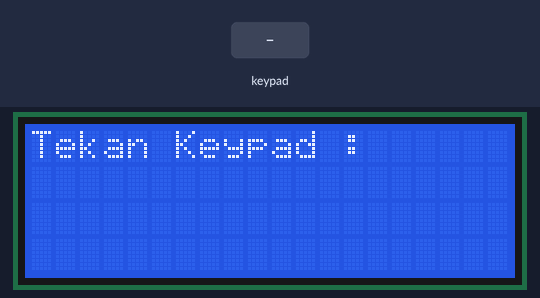
Simulated run of this sketch. Board: Arduino Uno, built with avr-gcc and run on an emulated ATmega328P. Parts: 20×4 character LCD. The inputs (shaded band) are chosen by the test bench.

Above: at 6.2 s.
6.3 s: keypad keys 9 8 7 6 # pressed 0.4 s apart
At 9.1 s:
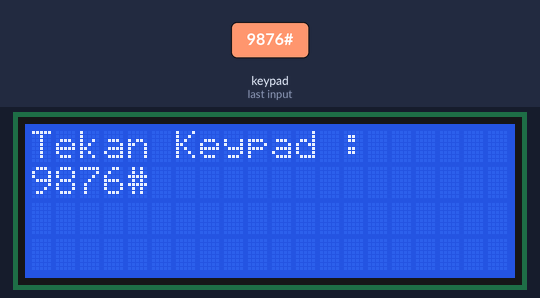
9.8 s: key 'A' pressed
At 10.6 s:
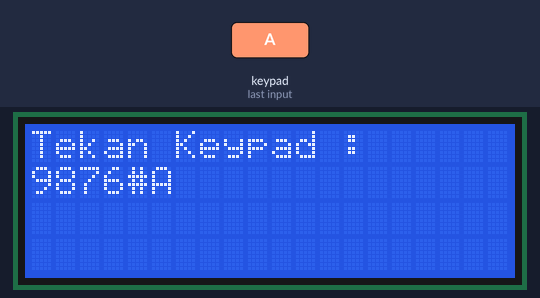
11.3 s: key 'B' pressed
At 11.6 s:
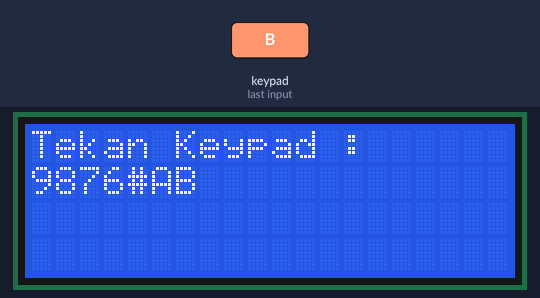
12.8 s: keypad keys 9 8 7 6 * pressed 0.4 s apart
At 15.6 s:
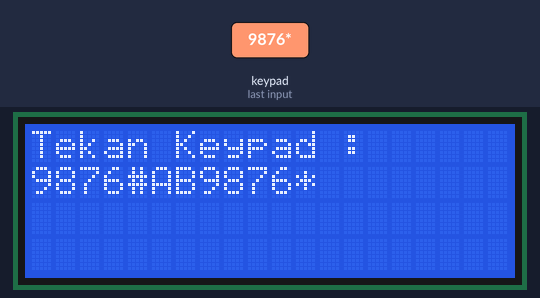
16.3 s: key 'C' pressed
17.8 s: keypad keys 9 8 7 6 A pressed 0.4 s apart
At 20.8 s:
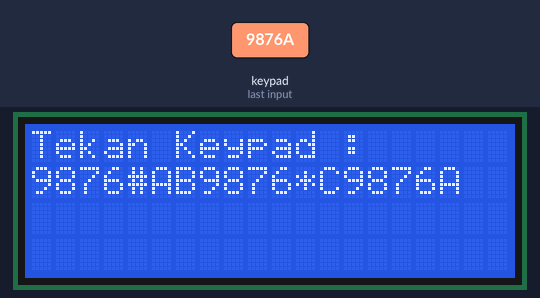
Timing chart, 0 to 22.3 s (numbered marks = the images above; inputs shaded):
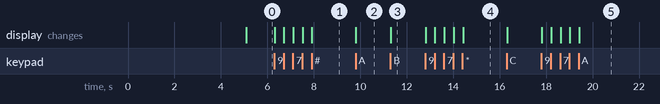

Measured:
- after the input at 6.3 s, the display: first changes at once (image 1 shows a later state)
- after the input at 9.8 s, the display: changes at once (image 2)
- after the input at 11.3 s, the display: changes at once (image 3)
- after the input at 12.8 s, the display: first changes at once (image 4 shows a later state)
- after the input at 17.8 s, the display: first changes at once (image 5 shows a later state)

The sketch:

Keypad.ino
```cpp
#include <Wire.h>
#include <Keypad.h>
#include <LiquidCrystal_I2C.h>

LiquidCrystal_I2C lcd(0x27,20,4);

String keyData;

const byte ROWS= 4; //baris pada keypad
const byte COLS= 4; //Kolom pada keypad

char keys[ROWS][COLS] =
{
{'1', '2', '3', 'A'},
{'4', '5', '6', 'B'},
{'7', '8', '9', 'C'},
{'*', '0', '#', 'D'}
};

byte rowPins[ROWS]= {9,8,7,6};
byte colPins[COLS]= {5,4,3,2};

Keypad keypad = Keypad( makeKeymap(keys), rowPins, colPins, ROWS, COLS );


void setup() {
  // put your setup code here, to run once:
  Serial.begin(9600);

  lcd.init();
  lcd.backlight();
  lcd.setCursor(5, 0);
  lcd.print("Keypad");

  lcd.setCursor(2, 1);
  lcd.print("Arduino Uno");
  delay(5000);
  lcd.clear();
}

void loop() {
  // put your main code here, to run repeatedly:
  lcd.setCursor(0, 0);
  lcd.print("Tekan Keypad :");

  char keypressed = keypad.getKey();

  if (keypressed){
    if (keyData.length() < 20){ // Menampung 20 karakter
      keyData += keypressed;
      lcd.setCursor(0,1);
      lcd.print(keyData);
    }
  }
  // Untuk Mereset LCD dan data yg tersimpan
  if (keypressed == 'D'){
    lcd.clear();
    keyData = "";
  }
}
```
